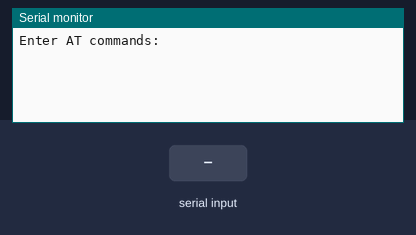
The sketch below on a simulated Arduino Uno, built with avr-gcc and run on an emulated ATmega328P. On the bench: the last lines printed to the serial monitor. The test bench sets the inputs (shaded band).

Above: at 1.2 s.
1.3 s: "1" received over the second serial link
At 1.6 s:
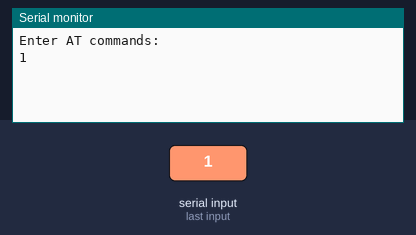
2.8 s: "0" received over the second serial link
At 4.0 s:
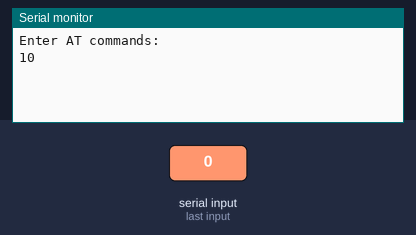

Measured:
- after the input at 1.3 s, the serial monitor: prints a new line at once (image 1)
- after the input at 2.8 s, the serial monitor: prints a new line at once (image 2)

The sketch:

HC05_config.ino
```cpp
#include <SoftwareSerial.h>

const int txPin = 9;
const int rxPin = 10;

SoftwareSerial BTSerial(rxPin, txPin); // RX, TX

void setup() {
  Serial.begin(9600);
  Serial.println("Enter AT commands:");
  BTSerial.begin(38400);
}

void loop() {
  if (BTSerial.available())
    Serial.write(BTSerial.read());
  if (Serial.available())
    BTSerial.write(Serial.read());
}
```
